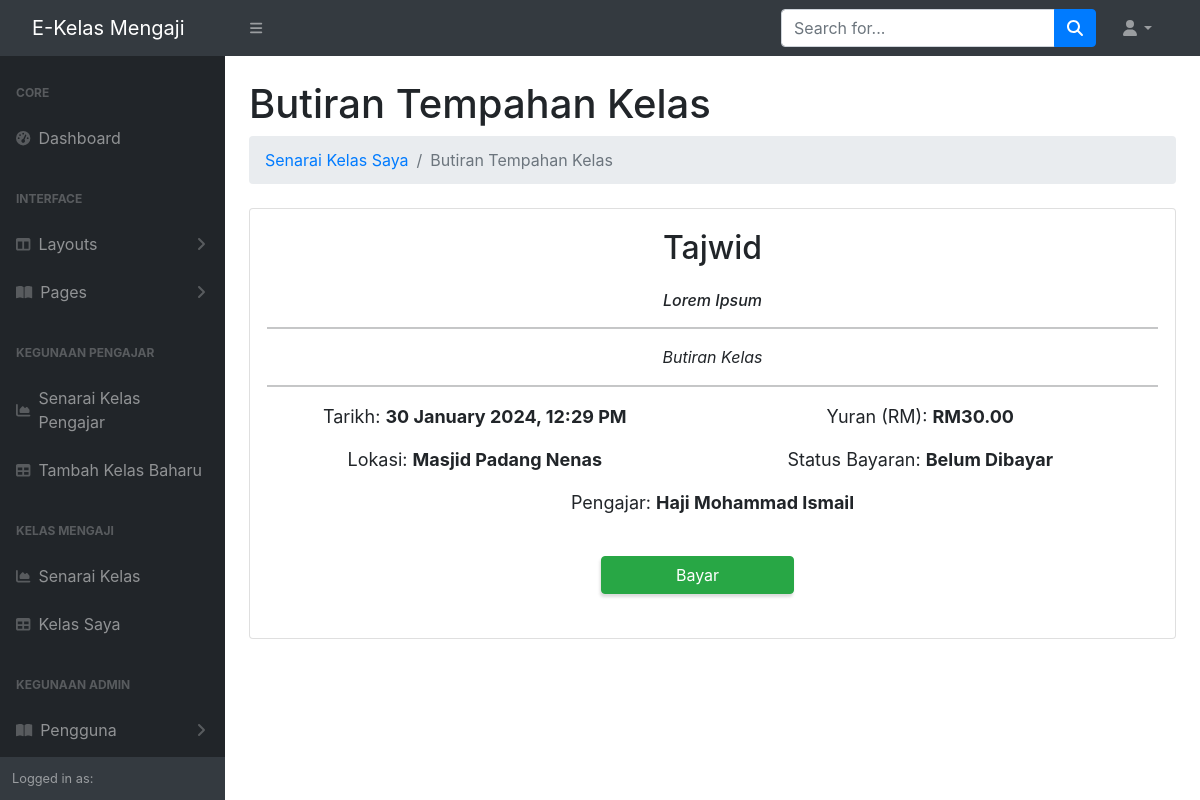
The page /view/booking_view.php?id=18 on the database its author committed.
### tables this page shows
CREATE TABLE `booking` (
  `bookingid` int(11) NOT NULL,
  `bookingdate` datetime DEFAULT NULL,
  `bookingstatus` int(11) DEFAULT NULL COMMENT '1="Sudah dibayar", 0="Belum dibayar"',
  `studentid` int(11) DEFAULT NULL,
  `classid` int(11) DEFAULT NULL
);

CREATE TABLE `class` (
  `classid` int(11) NOT NULL,
  `classsubject` varchar(255) DEFAULT NULL,
  `classdescription` varchar(255) DEFAULT NULL,
  `classdate` datetime DEFAULT NULL,
  `classquota` varchar(255) DEFAULT NULL,
  `classfee` decimal(11,2) DEFAULT NULL,
  `classlocation` varchar(255) DEFAULT NULL,
  `teacherid` int(11) DEFAULT NULL
);

CREATE TABLE `teacher` (
  `teacherid` int(11) NOT NULL,
  `teachername` varchar(255) DEFAULT NULL,
  `teacherphoneno` int(11) DEFAULT NULL,
  `teacheremail` varchar(255) DEFAULT NULL,
  `teacherbank` varchar(255) DEFAULT NULL,
  `teacheraccountno` varchar(255) DEFAULT NULL,
  `teacherusername` varchar(255) DEFAULT NULL,
  `teacherpassword` varchar(255) DEFAULT NULL
);

### model/booking_function.php (called while the page is built, shortened)
<?
    function viewBooking($id){
        $conn=db();
        $sql="SELECT booking.*,student.*,class.*,teacher.*
            FROM booking
            JOIN student ON booking.studentid=student.studentid
            JOIN class ON booking.classid=class.classid
            JOIN teacher ON class.teacherid = teacher.teacherid
            WHERE booking.bookingid='$id'";
        return $conn->query($sql);
    }
?>

### view/booking_view.php (the view, shortened to what this page needs)
<?
    require '../model/booking_function.php';
    $id=$_GET['id'];
    $booking=viewBooking($id)->fetch_assoc();
?>
<html lang="en">
<head>
    <?
    $title="Butiran Tempahan Kelas";
    require '../global/header.php';
    ?>
</head>
<body class="sb-nav-fixed">
<?
require '../global/navigation_header.php';
?>
<div id="layoutSidenav">
    <?
    require '../global/sidebar.php';
    ?>
    <div id="layoutSidenav_content">
        <main>
            <div class="container-fluid px-4">
                <h1 class="mt-4"><? echo $title; ?></h1>
                <ol class="breadcrumb mb-4">
                    <li class="breadcrumb-item"><a class="visit" href="booking_list.php">Senarai Kelas Saya</a></li>
                    <li class="breadcrumb-item active"><? echo $title; ?></li>
                </ol>
                <div class="card">
                    <div class="card-body">
                        <div class="text-center">
                            <h2 class="card-title mb-4"><? echo $booking['classsubject']; ?></h2>
                            <h6 class="card-text"><i><? echo ($booking['classdescription']!=null)?$booking['classdescription']:"Tiada Maklumat Lanjut"; ?></i></h6>
                        </div>
                        <div class="row">
                            <div class="text-center">
                                <hr>
                                <p style="font-size:16px;font-style: italic">Butiran Kelas</p>
                                <hr>
                            </div>
                            <div class="row justify-content-center">
                                <div class="col-md-6 text-center">
                                    <p class="text">Tarikh: <b><? echo date('d F Y, h:i A', strtotime($booking['classdate'])); ?></b></p>
                                    <p class="text">Lokasi: <b><? echo $booking['classlocation']; ?></b></p>
                                </div>
                                <div class="col-md-6 text-center">
                                    <p class="text">Yuran (RM): <b>RM<? echo $booking['classfee'];?></b></p>
                                    <p class="text">Status Bayaran: <b><? echo ($booking['bookingstatus']==1)?"Sudah Dibayar":"Belum Dibayar"; ?></b></p>
                                </div>
                            </div>
                            <div class="text-center">
                                <p class="text">Pengajar: <b><? echo $booking['teachername']; ?></b></p>
                            </div>
                            <? if($booking['bookingstatus']==0){ ?>
                            <div class="row justify-content-center mt-4 mb-4">
                                <div class="col-md-3">
                                    <a href="" class="btn btn-success" id="card-btn">Bayar</a>
                                </div>
                            </div>
                            <? }?>
                        </div>
                    </div>
                </div>
            </div>
        </main>
    </div>
</div>
<?
require '../global/script.php';
?>
</body >
</html>

### view/booking_view.php (style rules this page uses)
#card-btn { display: flex; justify-content: space-around; flex-wrap: wrap; cursor: pointer; box-shadow: -1px 3px 3px 0 rgba(80, 80, 80, .2); }
a:link { text-decoration: none; }
.text { font-size: 18px; }

### rows shown on the page
booking: classid.classsubject "Tajwid", classid.classdescription "Lorem Ipsum", classid.classdate "30 January 2024, 12:29 PM", classid.classlocation "Masjid Padang Nenas", classid.classfee "30.00", teacher.teachername "Haji Mohammad Ismail"

### other values the page prints
$title "Butiran Tempahan Kelas"
